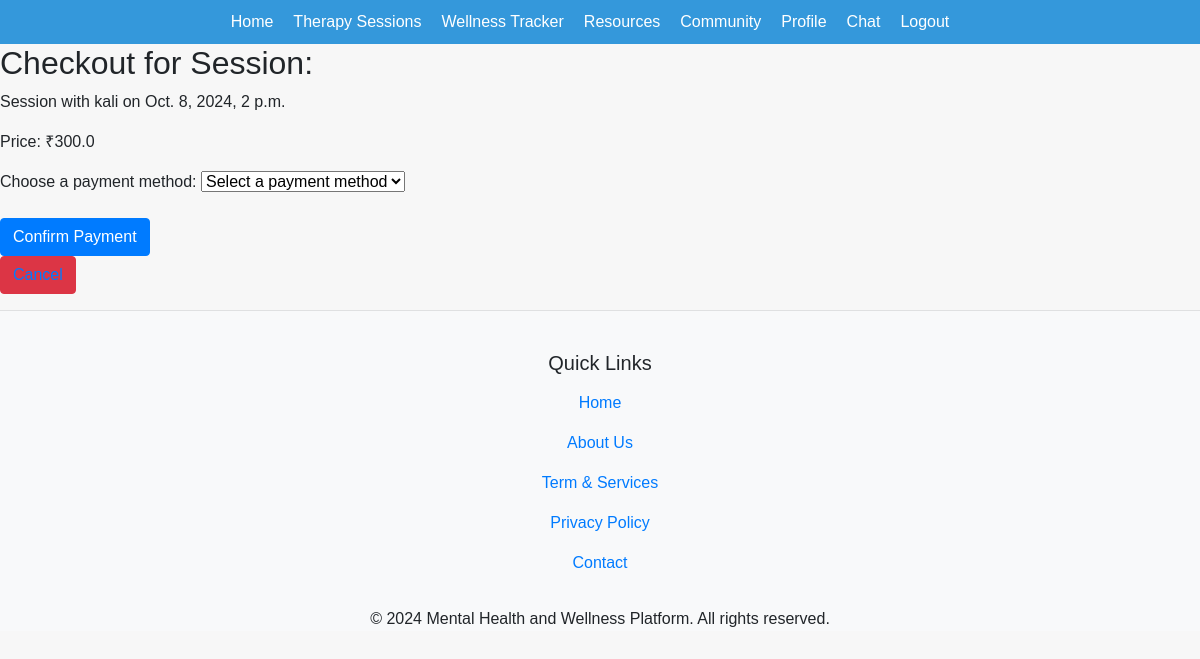
The page /payments/checkout/7/ (signed in) on the database its author committed.
### therapy_sessions/models.py (models this page shows, shortened)
class TherapySession(models.Model):
    therapist = models.ForeignKey(
        settings.AUTH_USER_MODEL,
        on_delete=models.CASCADE,
        related_name='therapist_sessions'
    )
    client = models.ForeignKey(
        settings.AUTH_USER_MODEL,
        on_delete=models.SET_NULL,
        related_name='client_sessions',
        null=True,
        blank=True  # Allow NULL and blank values
    )
    session_date = models.DateTimeField()
    session_duration = models.IntegerField(help_text="Duration in minutes")
    booked = models.BooleanField(default=False)
    created_at = models.DateTimeField(default=timezone.now)
    def calculate_price(self):
        rate_per_minute = 10.00  # Set your desired rate per minute
        return self.session_duration * rate_per_minute
    class Meta:
        ordering = ['-session_date']  # Order sessions by date, newest first

### accounts/models.py (models this page shows, shortened)
class UserProfile(AbstractUser):
    ROLES = (
        ('client', 'Client'),
        ('therapist', 'Therapist'),
    )
    role = models.CharField(max_length=10, choices=ROLES)
    bio = models.TextField(blank=True, null=True)
    client_photo = models.ImageField(upload_to='client_photos', blank=True, null=True)
    therapist_photo = models.ImageField(upload_to='therapist_photos', blank=True, null=True)
    class Meta:
        verbose_name = 'User Profile'
        verbose_name_plural = 'User Profiles'

### payments/views.py (the view, shortened to what this page needs)
# urls.py: path('checkout/<int:session_id>/', views.checkout, name='checkout'),
@login_required
def checkout(request, session_id):
    session = get_object_or_404(TherapySession, id=session_id)
    return render(request, 'payments/checkout.html', {'session': session})

### payments/templates/payments/checkout.html (shortened to what this page needs)
{% extends 'base.html' %}
{% block content %}
  <div class="checkout-container">
    <h2 class="checkout-title">Checkout for Session: {{ session.title }}</h2>
    <p class="checkout-details">Session with {{ session.therapist.username }} on {{ session.session_date }}</p>
    <p class="checkout-price">Price: ₹{{ session.calculate_price }}</p>
    <form method="POST" action="{% url 'confirm_payment' session.id %}" class="checkout-form">
      <div class="form-group">
        <label for="payment_method">Choose a payment method:</label>
        <select name="payment_method" id="payment_method" required>
            <option value="" disabled selected>Select a payment method</option>
        </select>
      </div>
      <button type="submit" class="btn btn-primary">Confirm Payment</button>
    </form>
    <div class="action-links">
      <button type="submit" class="btn btn-danger" ><a href="{% url 'session_list' %}" class="cancel-link">Cancel</a> </button>
    </div>
  </div>
{% endblock %}

### static/css/chat.css (style rules this page uses)
body { font-family: Arial, sans-serif; margin: 20px; }

### static/css/style.css (style rules this page uses)
body { font-family: Arial, sans-serif; background-color: #f7f7f7; margin: 0; padding: 0; }

### rows shown on the page
TherapySession: therapist.username "kali", session_date "Oct. 8, 2024, 2 p.m.", calculate_price "300.0"
